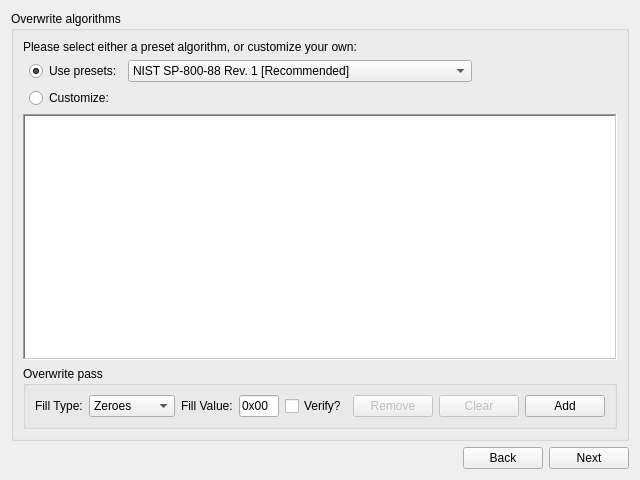
<?xml version="1.0" encoding="UTF-8"?>
<ui version="4.0">
 <class>AlgorithmTab</class>
 <widget class="QWidget" name="AlgorithmTab">
  <property name="geometry">
   <rect>
    <x>0</x>
    <y>0</y>
    <width>640</width>
    <height>480</height>
   </rect>
  </property>
  <property name="windowTitle">
   <string>Form</string>
  </property>
  <layout class="QGridLayout" name="gridLayout">
   <item row="1" column="1">
    <widget class="QPushButton" name="pushButtonBack">
     <property name="text">
      <string>Back</string>
     </property>
    </widget>
   </item>
   <item row="1" column="2">
    <widget class="QPushButton" name="pushButtonNext">
     <property name="text">
      <string>Next</string>
     </property>
    </widget>
   </item>
   <item row="1" column="0">
    <spacer name="horizontalSpacer">
     <property name="orientation">
      <enum>Qt::Horizontal</enum>
     </property>
     <property name="sizeHint" stdset="0">
      <size>
       <width>40</width>
       <height>20</height>
      </size>
     </property>
    </spacer>
   </item>
   <item row="0" column="0" colspan="3">
    <widget class="QGroupBox" name="groupBox">
     <property name="title">
      <string>Overwrite algorithms</string>
     </property>
     <layout class="QGridLayout" name="gridLayout_2">
      <item row="3" column="0" colspan="5">
       <widget class="QTableView" name="tableViewWipePasses">
        <property name="frameShape">
         <enum>QFrame::WinPanel</enum>
        </property>
        <property name="horizontalScrollBarPolicy">
         <enum>Qt::ScrollBarAlwaysOff</enum>
        </property>
        <property name="selectionMode">
         <enum>QAbstractItemView::SingleSelection</enum>
        </property>
        <property name="selectionBehavior">
         <enum>QAbstractItemView::SelectRows</enum>
        </property>
        <attribute name="horizontalHeaderStretchLastSection">
         <bool>true</bool>
        </attribute>
       </widget>
      </item>
      <item row="1" column="4">
       <spacer name="horizontalSpacer_2">
        <property name="orientation">
         <enum>Qt::Horizontal</enum>
        </property>
        <property name="sizeHint" stdset="0">
         <size>
          <width>180</width>
          <height>20</height>
         </size>
        </property>
       </spacer>
      </item>
      <item row="0" column="0" colspan="5">
       <widget class="QLabel" name="label">
        <property name="text">
         <string>Please select either a preset algorithm, or customize your own:</string>
        </property>
        <property name="wordWrap">
         <bool>true</bool>
        </property>
       </widget>
      </item>
      <item row="4" column="0" colspan="5">
       <widget class="QGroupBox" name="groupBoxAddPass">
        <property name="title">
         <string>Overwrite pass</string>
        </property>
        <layout class="QHBoxLayout" name="horizontalLayoutAddPass">
         <item>
          <widget class="QLabel" name="labelFillType">
           <property name="text">
            <string>Fill Type:</string>
           </property>
          </widget>
         </item>
         <item>
          <widget class="QComboBox" name="comboBoxFillType">
           <item>
            <property name="text">
             <string>Zeroes</string>
            </property>
           </item>
           <item>
            <property name="text">
             <string>Ones</string>
            </property>
           </item>
           <item>
            <property name="text">
             <string>Byte</string>
            </property>
           </item>
           <item>
            <property name="text">
             <string>Sequence</string>
            </property>
           </item>
           <item>
            <property name="text">
             <string>File</string>
            </property>
           </item>
           <item>
            <property name="text">
             <string>Random</string>
            </property>
           </item>
          </widget>
         </item>
         <item>
          <widget class="QLabel" name="labelFillValue">
           <property name="text">
            <string>Fill Value:</string>
           </property>
          </widget>
         </item>
         <item>
          <widget class="QLineEdit" name="lineEditFillValue">
           <property name="enabled">
            <bool>true</bool>
           </property>
           <property name="text">
            <string>0x00</string>
           </property>
           <property name="readOnly">
            <bool>true</bool>
           </property>
          </widget>
         </item>
         <item>
          <widget class="QCheckBox" name="checkBoxVerify">
           <property name="text">
            <string>Verify?</string>
           </property>
          </widget>
         </item>
         <item>
          <widget class="QPushButton" name="pushButtonRemovePass">
           <property name="enabled">
            <bool>false</bool>
           </property>
           <property name="text">
            <string>Remove</string>
           </property>
          </widget>
         </item>
         <item>
          <widget class="QPushButton" name="pushButtonClearPasses">
           <property name="enabled">
            <bool>false</bool>
           </property>
           <property name="text">
            <string>Clear</string>
           </property>
          </widget>
         </item>
         <item>
          <widget class="QPushButton" name="pushButtonAddPass">
           <property name="text">
            <string>Add</string>
           </property>
          </widget>
         </item>
        </layout>
       </widget>
      </item>
      <item row="1" column="1">
       <widget class="QRadioButton" name="radioButtonPresets">
        <property name="text">
         <string>Use presets:</string>
        </property>
        <property name="checked">
         <bool>true</bool>
        </property>
       </widget>
      </item>
      <item row="1" column="2">
       <widget class="QComboBox" name="comboBoxPresets">
        <item>
         <property name="text">
          <string>NIST SP-800-88 Rev. 1 [Recommended]</string>
         </property>
        </item>
        <item>
         <property name="text">
          <string>British HMG Infosec Standard 5, Baseline Standard</string>
         </property>
        </item>
        <item>
         <property name="text">
          <string>British HMG Infosec Standard 5, Enhanced Standard</string>
         </property>
        </item>
        <item>
         <property name="text">
          <string>Communications Security Establishment Canada ITSG-06</string>
         </property>
        </item>
        <item>
         <property name="text">
          <string>German Federal Office for Information Security</string>
         </property>
        </item>
        <item>
         <property name="text">
          <string>U.S. DoD Unclassified Computer Hard Drive Disposition</string>
         </property>
        </item>
        <item>
         <property name="text">
          <string>Bruce Schneier's Algorithm</string>
         </property>
        </item>
        <item>
         <property name="text">
          <string>Peter Gutmann's Algorithm</string>
         </property>
        </item>
        <item>
         <property name="text">
          <string>U.S. Air Force System Security Instruction 5020</string>
         </property>
        </item>
        <item>
         <property name="text">
          <string>U.S. Navy Staff Office Publication NAVSO P-5239-26</string>
         </property>
        </item>
       </widget>
      </item>
      <item row="2" column="1">
       <widget class="QRadioButton" name="radioButtonCustomize">
        <property name="text">
         <string>Customize:</string>
        </property>
        <property name="checked">
         <bool>false</bool>
        </property>
       </widget>
      </item>
     </layout>
    </widget>
   </item>
  </layout>
 </widget>
 <resources/>
 <connections/>
</ui>
